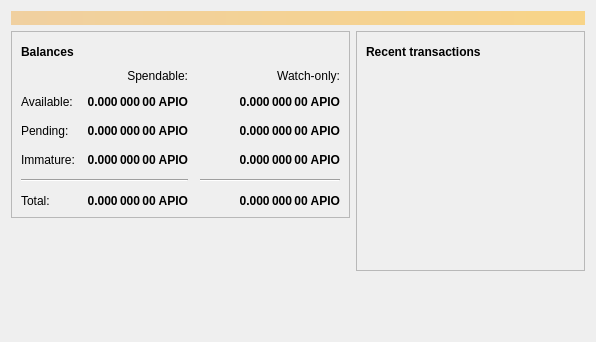
<?xml version="1.0" encoding="UTF-8"?>
<ui version="4.0">
 <class>OverviewPage</class>
 <widget class="QWidget" name="OverviewPage">
  <property name="geometry">
   <rect>
    <x>0</x>
    <y>0</y>
    <width>596</width>
    <height>342</height>
   </rect>
  </property>
  <property name="windowTitle">
   <string>Form</string>
  </property>
  <layout class="QVBoxLayout" name="topLayout">
   <item>
    <widget class="QLabel" name="labelAlerts">
     <property name="visible">
      <bool>false</bool>
     </property>
     <property name="styleSheet">
      <string notr="true">QLabel { background-color: qlineargradient(x1: 0, y1: 0, x2: 1, y2: 0, stop:0 #F0D0A0, stop:1 #F8D488); color:#000000; }</string>
     </property>
     <property name="wordWrap">
      <bool>true</bool>
     </property>
     <property name="margin">
      <number>3</number>
     </property>
     <property name="textInteractionFlags">
      <set>Qt::TextSelectableByMouse</set>
     </property>
    </widget>
   </item>
   <item>
    <layout class="QHBoxLayout" name="horizontalLayout" stretch="1,1">
     <item>
      <layout class="QVBoxLayout" name="verticalLayout_2">
       <item>
        <widget class="QFrame" name="frame">
         <property name="frameShape">
          <enum>QFrame::StyledPanel</enum>
         </property>
         <property name="frameShadow">
          <enum>QFrame::Raised</enum>
         </property>
         <layout class="QVBoxLayout" name="verticalLayout_4">
          <item>
           <layout class="QHBoxLayout" name="horizontalLayout_4">
            <item>
             <widget class="QLabel" name="label_5">
              <property name="font">
               <font>
                <weight>75</weight>
                <bold>true</bold>
               </font>
              </property>
              <property name="text">
               <string>Balances</string>
              </property>
             </widget>
            </item>
            <item>
             <widget class="QPushButton" name="labelWalletStatus">
              <property name="enabled">
               <bool>true</bool>
              </property>
              <property name="maximumSize">
               <size>
                <width>30</width>
                <height>16777215</height>
               </size>
              </property>
              <property name="toolTip">
               <string>The displayed information may be out of date. Your wallet automatically synchronizes with the Apiocoin network after a connection is established, but this process has not completed yet.</string>
              </property>
              <property name="text">
               <string/>
              </property>
              <property name="icon">
               <iconset resource="../bitcoin.qrc">
                <normaloff>:/icons/warning</normaloff>
                <disabledoff>:/icons/warning</disabledoff>:/icons/warning</iconset>
              </property>
              <property name="iconSize">
               <size>
                <width>24</width>
                <height>24</height>
               </size>
              </property>
              <property name="flat">
               <bool>true</bool>
              </property>
             </widget>
            </item>
            <item>
             <spacer name="horizontalSpacer_3">
              <property name="orientation">
               <enum>Qt::Horizontal</enum>
              </property>
              <property name="sizeHint" stdset="0">
               <size>
                <width>40</width>
                <height>20</height>
               </size>
              </property>
             </spacer>
            </item>
           </layout>
          </item>
          <item>
           <layout class="QGridLayout" name="gridLayout">
            <property name="spacing">
             <number>12</number>
            </property>
            <item row="2" column="2">
             <widget class="QLabel" name="labelWatchPending">
              <property name="font">
               <font>
                <weight>75</weight>
                <bold>true</bold>
               </font>
              </property>
              <property name="cursor">
               <cursorShape>IBeamCursor</cursorShape>
              </property>
              <property name="toolTip">
               <string>Unconfirmed transactions to watch-only addresses</string>
              </property>
              <property name="text">
               <string notr="true">0.000 000 00 APIO</string>
              </property>
              <property name="alignment">
               <set>Qt::AlignRight|Qt::AlignTrailing|Qt::AlignVCenter</set>
              </property>
              <property name="textInteractionFlags">
               <set>Qt::LinksAccessibleByMouse|Qt::TextSelectableByKeyboard|Qt::TextSelectableByMouse</set>
              </property>
             </widget>
            </item>
            <item row="2" column="1">
             <widget class="QLabel" name="labelUnconfirmed">
              <property name="font">
               <font>
                <weight>75</weight>
                <bold>true</bold>
               </font>
              </property>
              <property name="cursor">
               <cursorShape>IBeamCursor</cursorShape>
              </property>
              <property name="toolTip">
               <string>Total of transactions that have yet to be confirmed, and do not yet count toward the spendable balance</string>
              </property>
              <property name="text">
               <string notr="true">0.000 000 00 APIO</string>
              </property>
              <property name="alignment">
               <set>Qt::AlignRight|Qt::AlignTrailing|Qt::AlignVCenter</set>
              </property>
              <property name="textInteractionFlags">
               <set>Qt::LinksAccessibleByMouse|Qt::TextSelectableByKeyboard|Qt::TextSelectableByMouse</set>
              </property>
             </widget>
            </item>
            <item row="3" column="2">
             <widget class="QLabel" name="labelWatchImmature">
              <property name="font">
               <font>
                <weight>75</weight>
                <bold>true</bold>
               </font>
              </property>
              <property name="cursor">
               <cursorShape>IBeamCursor</cursorShape>
              </property>
              <property name="toolTip">
               <string>Mined balance in watch-only addresses that has not yet matured</string>
              </property>
              <property name="text">
               <string notr="true">0.000 000 00 APIO</string>
              </property>
              <property name="alignment">
               <set>Qt::AlignRight|Qt::AlignTrailing|Qt::AlignVCenter</set>
              </property>
              <property name="textInteractionFlags">
               <set>Qt::LinksAccessibleByMouse|Qt::TextSelectableByKeyboard|Qt::TextSelectableByMouse</set>
              </property>
             </widget>
            </item>
            <item row="4" column="0" colspan="2">
             <widget class="Line" name="line">
              <property name="orientation">
               <enum>Qt::Horizontal</enum>
              </property>
             </widget>
            </item>
            <item row="4" column="2">
             <widget class="Line" name="lineWatchBalance">
              <property name="sizePolicy">
               <sizepolicy hsizetype="Preferred" vsizetype="Fixed">
                <horstretch>0</horstretch>
                <verstretch>0</verstretch>
               </sizepolicy>
              </property>
              <property name="minimumSize">
               <size>
                <width>140</width>
                <height>0</height>
               </size>
              </property>
              <property name="orientation">
               <enum>Qt::Horizontal</enum>
              </property>
             </widget>
            </item>
            <item row="5" column="0">
             <widget class="QLabel" name="labelTotalText">
              <property name="text">
               <string>Total:</string>
              </property>
             </widget>
            </item>
            <item row="3" column="1">
             <widget class="QLabel" name="labelImmature">
              <property name="font">
               <font>
                <weight>75</weight>
                <bold>true</bold>
               </font>
              </property>
              <property name="cursor">
               <cursorShape>IBeamCursor</cursorShape>
              </property>
              <property name="toolTip">
               <string>Mined balance that has not yet matured</string>
              </property>
              <property name="text">
               <string notr="true">0.000 000 00 APIO</string>
              </property>
              <property name="alignment">
               <set>Qt::AlignRight|Qt::AlignTrailing|Qt::AlignVCenter</set>
              </property>
              <property name="textInteractionFlags">
               <set>Qt::LinksAccessibleByMouse|Qt::TextSelectableByKeyboard|Qt::TextSelectableByMouse</set>
              </property>
             </widget>
            </item>
            <item row="2" column="3">
             <spacer name="horizontalSpacer_2">
              <property name="orientation">
               <enum>Qt::Horizontal</enum>
              </property>
              <property name="sizeHint" stdset="0">
               <size>
                <width>40</width>
                <height>20</height>
               </size>
              </property>
             </spacer>
            </item>
            <item row="3" column="0">
             <widget class="QLabel" name="labelImmatureText">
              <property name="text">
               <string>Immature:</string>
              </property>
             </widget>
            </item>
            <item row="5" column="1">
             <widget class="QLabel" name="labelTotal">
              <property name="font">
               <font>
                <weight>75</weight>
                <bold>true</bold>
               </font>
              </property>
              <property name="cursor">
               <cursorShape>IBeamCursor</cursorShape>
              </property>
              <property name="toolTip">
               <string>Your current total balance</string>
              </property>
              <property name="text">
               <string notr="true">0.000 000 00 APIO</string>
              </property>
              <property name="alignment">
               <set>Qt::AlignRight|Qt::AlignTrailing|Qt::AlignVCenter</set>
              </property>
              <property name="textInteractionFlags">
               <set>Qt::LinksAccessibleByMouse|Qt::TextSelectableByKeyboard|Qt::TextSelectableByMouse</set>
              </property>
             </widget>
            </item>
            <item row="5" column="2">
             <widget class="QLabel" name="labelWatchTotal">
              <property name="font">
               <font>
                <weight>75</weight>
                <bold>true</bold>
               </font>
              </property>
              <property name="cursor">
               <cursorShape>IBeamCursor</cursorShape>
              </property>
              <property name="toolTip">
               <string>Current total balance in watch-only addresses</string>
              </property>
              <property name="text">
               <string notr="true">0.000 000 00 APIO</string>
              </property>
              <property name="alignment">
               <set>Qt::AlignRight|Qt::AlignTrailing|Qt::AlignVCenter</set>
              </property>
              <property name="textInteractionFlags">
               <set>Qt::LinksAccessibleByMouse|Qt::TextSelectableByKeyboard|Qt::TextSelectableByMouse</set>
              </property>
             </widget>
            </item>
            <item row="0" column="2">
             <widget class="QLabel" name="labelWatchonly">
              <property name="text">
               <string>Watch-only:</string>
              </property>
              <property name="alignment">
               <set>Qt::AlignRight|Qt::AlignTrailing|Qt::AlignVCenter</set>
              </property>
             </widget>
            </item>
            <item row="1" column="0">
             <widget class="QLabel" name="labelBalanceText">
              <property name="text">
               <string>Available:</string>
              </property>
             </widget>
            </item>
            <item row="1" column="1">
             <widget class="QLabel" name="labelBalance">
              <property name="font">
               <font>
                <weight>75</weight>
                <bold>true</bold>
               </font>
              </property>
              <property name="cursor">
               <cursorShape>IBeamCursor</cursorShape>
              </property>
              <property name="toolTip">
               <string>Your current spendable balance</string>
              </property>
              <property name="text">
               <string notr="true">0.000 000 00 APIO</string>
              </property>
              <property name="alignment">
               <set>Qt::AlignRight|Qt::AlignTrailing|Qt::AlignVCenter</set>
              </property>
              <property name="textInteractionFlags">
               <set>Qt::LinksAccessibleByMouse|Qt::TextSelectableByKeyboard|Qt::TextSelectableByMouse</set>
              </property>
             </widget>
            </item>
            <item row="1" column="2">
             <widget class="QLabel" name="labelWatchAvailable">
              <property name="font">
               <font>
                <weight>75</weight>
                <bold>true</bold>
               </font>
              </property>
              <property name="cursor">
               <cursorShape>IBeamCursor</cursorShape>
              </property>
              <property name="toolTip">
               <string>Your current balance in watch-only addresses</string>
              </property>
              <property name="text">
               <string notr="true">0.000 000 00 APIO</string>
              </property>
              <property name="alignment">
               <set>Qt::AlignRight|Qt::AlignTrailing|Qt::AlignVCenter</set>
              </property>
              <property name="textInteractionFlags">
               <set>Qt::LinksAccessibleByMouse|Qt::TextSelectableByKeyboard|Qt::TextSelectableByMouse</set>
              </property>
             </widget>
            </item>
            <item row="2" column="0">
             <widget class="QLabel" name="labelPendingText">
              <property name="text">
               <string>Pending:</string>
              </property>
             </widget>
            </item>
            <item row="0" column="1">
             <widget class="QLabel" name="labelSpendable">
              <property name="text">
               <string>Spendable:</string>
              </property>
              <property name="alignment">
               <set>Qt::AlignRight|Qt::AlignTrailing|Qt::AlignVCenter</set>
              </property>
             </widget>
            </item>
           </layout>
          </item>
         </layout>
        </widget>
       </item>
       <item>
        <spacer name="verticalSpacer">
         <property name="orientation">
          <enum>Qt::Vertical</enum>
         </property>
         <property name="sizeHint" stdset="0">
          <size>
           <width>20</width>
           <height>40</height>
          </size>
         </property>
        </spacer>
       </item>
      </layout>
     </item>
     <item>
      <layout class="QVBoxLayout" name="verticalLayout_3">
       <item>
        <widget class="QFrame" name="frame_2">
         <property name="frameShape">
          <enum>QFrame::StyledPanel</enum>
         </property>
         <property name="frameShadow">
          <enum>QFrame::Raised</enum>
         </property>
         <layout class="QVBoxLayout" name="verticalLayout">
          <item>
           <layout class="QHBoxLayout" name="horizontalLayout_2">
            <item>
             <widget class="QLabel" name="label_4">
              <property name="font">
               <font>
                <weight>75</weight>
                <bold>true</bold>
               </font>
              </property>
              <property name="text">
               <string>Recent transactions</string>
              </property>
             </widget>
            </item>
            <item>
             <widget class="QPushButton" name="labelTransactionsStatus">
              <property name="enabled">
               <bool>true</bool>
              </property>
              <property name="maximumSize">
               <size>
                <width>30</width>
                <height>16777215</height>
               </size>
              </property>
              <property name="toolTip">
               <string>The displayed information may be out of date. Your wallet automatically synchronizes with the Apiocoin network after a connection is established, but this process has not completed yet.</string>
              </property>
              <property name="text">
               <string/>
              </property>
              <property name="icon">
               <iconset resource="../bitcoin.qrc">
                <normaloff>:/icons/warning</normaloff>
                <disabledoff>:/icons/warning</disabledoff>:/icons/warning</iconset>
              </property>
              <property name="iconSize">
               <size>
                <width>24</width>
                <height>24</height>
               </size>
              </property>
              <property name="flat">
               <bool>true</bool>
              </property>
             </widget>
            </item>
            <item>
             <spacer name="horizontalSpacer">
              <property name="orientation">
               <enum>Qt::Horizontal</enum>
              </property>
              <property name="sizeHint" stdset="0">
               <size>
                <width>40</width>
                <height>20</height>
               </size>
              </property>
             </spacer>
            </item>
           </layout>
          </item>
          <item>
           <widget class="QListView" name="listTransactions">
            <property name="styleSheet">
             <string notr="true">QListView { background: transparent; }</string>
            </property>
            <property name="frameShape">
             <enum>QFrame::NoFrame</enum>
            </property>
            <property name="verticalScrollBarPolicy">
             <enum>Qt::ScrollBarAlwaysOff</enum>
            </property>
            <property name="horizontalScrollBarPolicy">
             <enum>Qt::ScrollBarAlwaysOff</enum>
            </property>
            <property name="selectionMode">
             <enum>QAbstractItemView::NoSelection</enum>
            </property>
           </widget>
          </item>
         </layout>
        </widget>
       </item>
       <item>
        <spacer name="verticalSpacer_2">
         <property name="orientation">
          <enum>Qt::Vertical</enum>
         </property>
         <property name="sizeHint" stdset="0">
          <size>
           <width>20</width>
           <height>40</height>
          </size>
         </property>
        </spacer>
       </item>
      </layout>
     </item>
    </layout>
   </item>
  </layout>
 </widget>
 <resources/>
 <connections/>
</ui>
